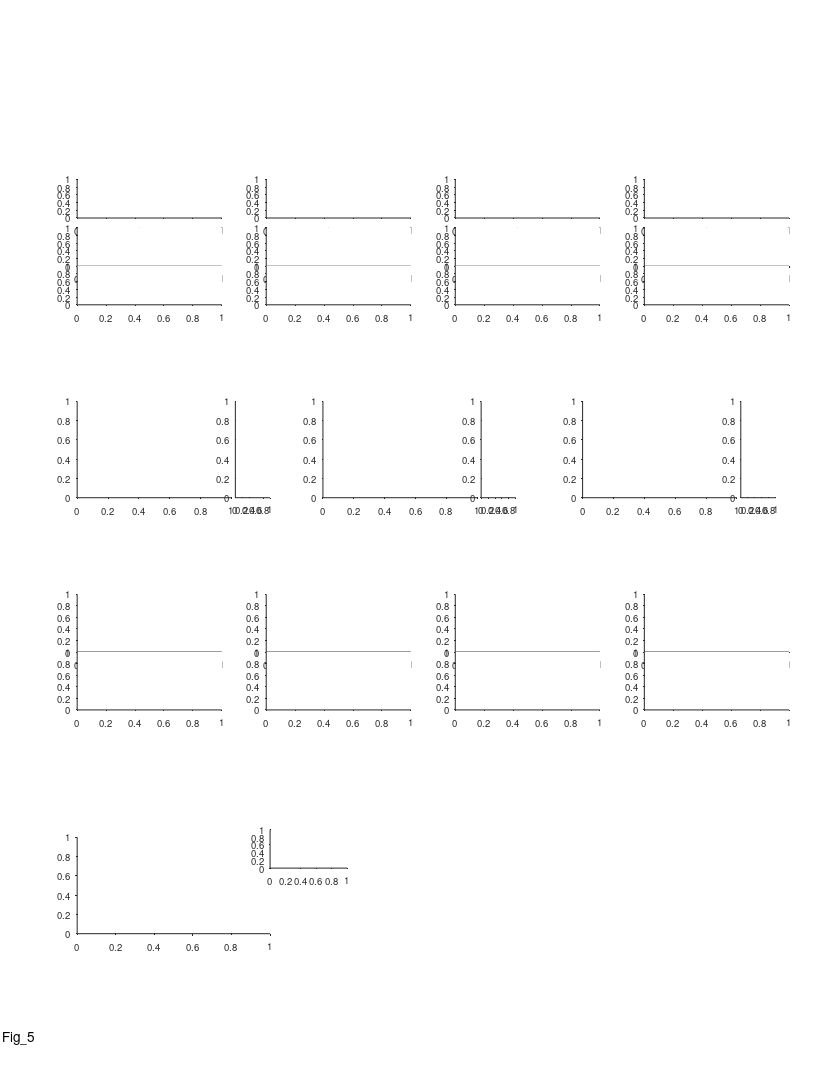

Source code (MATLAB): (Note: this script raises an error after producing the figure.)
%% Large Scale - fig 5 - maps properties vs exposure days + dynamic examples

%%
clear 
clc

%%
fig_data = struct();

%% plotting options
field_speed_opt = 1;
% corr_type = 'pearson';
corr_type = 'spearman';

dynamic_examples_option = 5;
rng(0);

%% define output files
res_dir = 'L:\paper_figures';
mkdir(res_dir)
fig_name_str = 'Fig_5';
fig_caption_str = ' ';
log_name_str = [fig_name_str '_log_file' '.txt'];
log_name_str = strrep(log_name_str , ':', '-');
log_name_str = strrep(log_name_str , ' ', '_');
log_name_out = fullfile(res_dir, log_name_str);

%% open log file
diary off
diary(log_name_out)
diary on
disp('Log file');
disp(['created: ', datestr(clock)]);
disp('======================================================');
disp([fig_name_str ':' fig_caption_str]);   
disp('======================================================');
disp('');


%% create figure
% figure_size_cm = [21.0 29.7]; % ~A4
figure_size_cm = [21.6 27.9]; % ~US letter
figure ;
% Some WYSIWYG options:
set(gcf,'DefaultAxesFontSize',7);
set(gcf,'DefaultAxesFontName','helvetica');
set(gcf,'DefaultAxesUnits','centimeters');
set(gcf,'PaperType','usletter')
% set(gcf,'PaperType','<custom>');
set(gcf,'PaperUnits','centimeters','PaperPosition',[0 0 figure_size_cm]);
set(gcf,'PaperOrientation','portrait');
set(gcf,'Units','centimeters','Position',get(gcf,'paperPosition')+[0 0 0 0]); % position on screen...
set(gcf, 'Renderer', 'painters');
set(groot, 'defaultAxesTickDir', 'out');
set(groot,  'defaultAxesTickDirMode', 'manual');
annotation('textbox', [0.5 1 0 0], 'String',fig_name_str, 'HorizontalAlignment','center','Interpreter','none', 'FitBoxToText','on');

pause(0.2); % workaround to solve matlab automatically changing the axes positions...

% create panels
panel_A_size_raster = [3.75 1];
panel_A_size_FR_map = [3.75 1];
panel_A_pos = [2 20];
panel_A = [];
for ii=1:4    
    offset_x = (ii-1)*4.9;
    offset_y = 0;
    offset = panel_A_pos + [offset_x offset_y];
    panel_A(ii,1) = axes('units', 'centimeters', 'position', [offset+[0 2.25] panel_A_size_FR_map]);
    panel_A(ii,2) = axes('units', 'centimeters','position', [offset+[0 1   ] panel_A_size_raster]);
    panel_A(ii,3) = axes('units', 'centimeters','position', [offset+[0 0   ] panel_A_size_raster]);
end
% % panel_A = permute(panel_A,[2 1 3]);
% panel_A = panel_A(:,3:-1:1,:);
% panel_A = reshape(panel_A,[9 3]);

panels_size = [4 2.5];
panel_B    = axes('position', [ 2.0  15  panels_size           ]);
panel_C    = axes('position', [ 8.37  15  panels_size           ]);
panel_D = axes('position', [ 15.1  15  panels_size              ]);
panels_size = [0.9 2.5];
panel_B_cmp    = axes('position', [ 6.1  15  panels_size           ]);
panel_C_cmp    = axes('position', [ 12.47  15  panels_size           ]);
panel_D_cmp = axes('position', [ 19.2  15  panels_size              ]);

panel_E_size_raster = [3.75 1.5];
panel_E_pos = [2 9.5];
panel_E = [];
for ii=1:4    
    offset_x = (ii-1)*4.9;
    offset_y = 0;
    offset = panel_E_pos + [offset_x offset_y];
    panel_E(ii,1) = axes('position', [offset+[0 1.5   ] panel_E_size_raster]);
    panel_E(ii,2) = axes('position', [offset+[0 0   ] panel_E_size_raster]);
end

panel_F = axes('position', [ 2.0    3.7     5     2.5 ]);
panel_F_legend = axes('position', [ 7.0    5.4     2     1 ]);
% panel_G = axes('position', [ 8.5    4.3     2     2.5 ]);

%%
% prm = PARAMS_GetAll();
prm = PARAMS_GetAll__shir_version();

%% load data
addpath('L:\processed_data_structs');
%load 6m data:
cells_6m = load('cells_bat_6m.mat');
cells_6m = cells_6m.cells;
% remove non-signif cells:
signif = cat(1,cells_6m.signif_6m);
signif = arrayfun(@(x)(x.TF), signif);
signif = any(signif,2);
cells_6m(~signif) = [];

%load 200m data:
cells_200m = load('cells_bat_200m.mat');
cells_200m = cells_200m.cells;

% %%
% prm = PARAMS_GetAll();
% cells_t = DS_get_cells_summary();
% bats = [2311,2382];
% cells_t(~ismember(cells_t.bat, bats ),:) = [];
% cells_t([cells_t.remove]==1,:) = []; %cells chosen to remove because of repititions between days
% cells = cellfun(@(c)(cell_load_data(c,'details')), cells_t.cell_ID, 'UniformOutput',0);
% cells = [cells{:}];
% cells = [cells.details];
% cells(~contains({cells.brain_area}, 'CA1')) = [];
% cells(ismember([cells.DayNum], [0])) = []; %take only from day1 and on data
% cells(~ismember([cells.ClusterQuality], [2])) = [];
% % remove cells based on FR:
% cells = cellfun(@(c)(cell_load_data(c,'details','meanFR')), {cells.cell_ID}, 'UniformOutput',0);
% cells = [cells{:}];
% cells_details = [cells.details];
% cells_ID = {cells_details.cell_ID};
% meanFR = [cells.meanFR];
% cells_ID([meanFR.all]>prm.inclusion.interneuron_FR_thr)=[];
% % remove non-signif cells:
% cells = cellfun(@(c)(cell_load_data(c,'details','signif')), cells_ID, 'UniformOutput',0);
% cells = [cells{:}];
% signif = cat(1,cells.signif);
% signif = arrayfun(@(x)(x.TF), signif);
% signif = any(signif,2);
% cells_ID(~signif) = [];
% 
% clear cells stats cells_details cells_t
% cells = cellfun(@(c)(cell_load_data(c,'details','stats','meanFR','stats','inclusion','signif','fields','fields_per_win','FR_map','FE')), cells_ID, 'UniformOutput',0);
% cells = [cells{:}];
% for ii_cell = 1:length(cells)
%     exp = exp_load_data(cells(ii_cell).details.exp_ID,'balls');
%     cells(ii_cell).balls = exp.balls;
% end
% save('Cells_130m.mat','cells');

%%
cells_130m = load('cells_bat_130m.mat');
cells_130m = cells_130m.cells;
cells_130m_IDs = arrayfun(@(x)(x.cell_ID), cat(1,cells_130m.details), 'UniformOutput', false);



%% FR map + rasters - 4 examples

cell_examples = {
    'b2311_d191218_TT3_SS02';
    'b2382_d190624_TT13_SS03';
    'b2382_d190627_TT13_SS02';
    'b2311_d191224_TT7_SS01'};

if 1
for ii_cell = 1:length(cell_examples)
    %%
    example_IX = find(strcmp(cells_130m_IDs,cell_examples{ii_cell}));
    cell = cells_130m(example_IX);
    
%     cell_ID = cell_examples{ii_cell};
%     cell = cell_load_data(cell_ID,'details','FR_map','fields','stats','FE');
%     exp = exp_load_data(cell.details.exp_ID,'balls');
    
    c = prm.graphics.colors.flight_directions;
    
    % map+fields
    axes(panel_A(ii_cell, 1));
    cla
    hold on
    maps=[cell.FR_map.all];
    x = maps(1).bin_centers;
    y = cat(1,maps.PSTH);
    m = round(max(y(:)));
    ylimits = [0 m+1];
    % low-speed area
    area_lowerval = ylimits(1) - 0.23*range(ylimits);
    area_upperval = ylimits(1) - 1e-2*range(ylimits);
    valid_speed_pos = prm.fields.valid_speed_pos+cell.balls;
    area([cell.balls(1) valid_speed_pos(1)]    , repelem(area_upperval,2), area_lowerval, 'FaceColor',0.7*[1 1 1],'EdgeColor','none','ShowBaseLine','off','Clipping','off');
    area([  valid_speed_pos(2) max(cell.balls(2),130)], repelem(area_upperval,2), area_lowerval, 'FaceColor',0.7*[1 1 1],'EdgeColor','none','ShowBaseLine','off','Clipping','off');
    
%     valid_speed_pos = prm.fields.valid_speed_pos+exp.balls;
% %     area([4 valid_speed_pos(1)]    , repelem(area_upperval,2), area_lowerval, 'FaceColor',0.7*[1 1 1],'EdgeColor','none','ShowBaseLine','off','Clipping','off');
% %     area([  valid_speed_pos(2) 135], repelem(area_upperval,2), area_lowerval, 'FaceColor',0.7*[1 1 1],'EdgeColor','none','ShowBaseLine','off','Clipping','off');
%     area([exp.balls(1) valid_speed_pos(1)]    , repelem(area_upperval,2), area_lowerval, 'FaceColor',0.7*[1 1 1],'EdgeColor','none','ShowBaseLine','off','Clipping','off');
%     area([  valid_speed_pos(2) max(exp.balls(2),130)], repelem(area_upperval,2), area_lowerval, 'FaceColor',0.7*[1 1 1],'EdgeColor','none','ShowBaseLine','off','Clipping','off');
%     
    h=plot(x,y);
    [h.Color] = disperse(c);
    box off
    h=gca;
    h.TickDir = 'out';
    h.XTick = [];
    h.YTick = [0 m];
    h.YLim = ylimits;
    h.XLim = [0 130];
    h.YRuler.TickLabelGapOffset = 1;
    h.Clipping = 'off';
        
    fig_data.panel_A.cells(ii_cell).maps(1).position = x;
    fig_data.panel_A.cells(ii_cell).maps(2).position = x;
    fig_data.panel_A.cells(ii_cell).maps(1).FR = y(1,:);
    fig_data.panel_A.cells(ii_cell).maps(2).FR = y(2,:);
    
    % fields
    dir_offsets = [-0.1 -0.17]+0.015;
    for ii_dir=1:2
        fields = cell.fields{ii_dir};
        if isfield(fields,'in_low_speed_area')
            fields([fields.in_low_speed_area])=[];
        end
        if isempty(fields)
            fig_data.panel_A.cells(ii_cell).fields_edges{ii_dir} = [];
        else 
            fig_data.panel_A.cells(ii_cell).fields_edges{ii_dir} = cat(1,fields.edges_prc);
        end
        for ii_field = 1:length(fields)
            
            [xaf,yaf] = ds2nfu(fields(ii_field).edges_prc, repelem(dir_offsets(ii_dir)*range(h.YLim),2));
            annotation('line',xaf,yaf,'Linewidth', 2, 'Color', c{ii_dir});
        end
    end
    
    
    % cell details
    cell_num_str_pos_x   = [0.50 0.50 0.50 0.50];
    cell_num_str_pos_y   = [1.05 1.05 1.05 1.05];
    cell_stats_str_pos_x = [0.75 0.93 0.95 0.90];
    cell_stats_str_pos_y = [1.00 1.05 1.00 1.00]+0.05;
    text(cell_num_str_pos_x(ii_cell), cell_num_str_pos_y(ii_cell), "Cell "+ ii_cell+" - Day "+cell.details.DayNum,...
        'Units','normalized','HorizontalAlignment','center','VerticalAlignment','bottom','FontSize',8);
%     h = text(cell_num_str_pos_x(ii_cell), cell_num_str_pos_y(ii_cell), cell_ID+" - Day "+cell.details.DayNum,...
%         'Units','normalized','HorizontalAlignment','center','VerticalAlignment','bottom','FontSize',8);
%     h.Interpreter='none';
    switch ii_cell
        case {1,2,3,4}
            cell_stats_str = {  sprintf('max=%.1fm', cell.stats.all.field_largest);...
                                sprintf('min=%.1fm', cell.stats.all.field_smallest);...
                                sprintf('ratio=%.1f', cell.stats.all.field_ratio_LS);...
                                %sprintf('Iso dis=%.1f', cell.stats.all.IsoDist);...
                             };
            text(cell_stats_str_pos_x(ii_cell), cell_stats_str_pos_y(ii_cell)-0*0.23, cell_stats_str{1},...
                'Units','normalized','HorizontalAlignment','center','VerticalAlignment','Top','FontSize',6);
            text(cell_stats_str_pos_x(ii_cell), cell_stats_str_pos_y(ii_cell)-1*0.23, cell_stats_str{2},...
                'Units','normalized','HorizontalAlignment','center','VerticalAlignment','Top','FontSize',6);
            text(cell_stats_str_pos_x(ii_cell), cell_stats_str_pos_y(ii_cell)-2*0.23, cell_stats_str{3},...
                'Units','normalized','HorizontalAlignment','center','VerticalAlignment','Top','FontSize',6);
%             text(cell_stats_str_pos_x(ii_cell), cell_stats_str_pos_y(ii_cell)-3*0.23, cell_stats_str{4},...
%                 'Units','normalized','HorizontalAlignment','center','VerticalAlignment','Top','FontSize',6);
        case 9
            cell_stats_str = {  sprintf('single field=%.1fm', cell.fields{1}.width_prc) };
            text(cell_stats_str_pos_x(ii_cell), cell_stats_str_pos_y(ii_cell)-0*0.23, cell_stats_str{1},...
                'Units','normalized','HorizontalAlignment','center','VerticalAlignment','Top','FontSize',6);
    end
    
    % rasters
    FEs = [cell.FE];
    for ii_dir=1:2
        axes(panel_A(ii_cell, ii_dir+1));
        cla
        FE = FEs{ii_dir};
        x = [FE.spikes_pos];
        [FE.number2] = disperse(1:length(FE));
        y = arrayfun(@(FE)(FE.number2*ones(1,FE.num_spikes)),FE,'UniformOutput',0);
        y = [y{:}];
        plot(x,y,'.','Color',c{ii_dir},'MarkerSize',0.05);
        box off
        h=gca;
        m = length(FE);
        h.YTick = [1 m];
        h.XLim = [0 130];
        h.YLim = [0 m+1];
        h.Clipping = 'off';
        switch ii_dir
            case 1
                h.XTick = [];
                h.YTickLabel = {'',num2str(m)};
                h.TickLength = [0.0133 0.025];
                h.YRuler.TickLabelGapOffset = 1;
                h.XColor = [1 1 1];
            case 2
                h.XTick = [0,130];
                h.TickLength = [0.0133 0.025];
                h.XRuler.TickLabelGapOffset = -1;
                h.YRuler.TickLabelGapOffset = 1;
                h.YTickLabel = {'1',num2str(m)};
                h.TickDir = 'out';
        end
        fig_data.panel_A.cells(ii_cell).rasters(ii_dir).position = x;
        fig_data.panel_A.cells(ii_cell).rasters(ii_dir).flight_num = y;
    end
    % fields num (here to be above the 
    for ii_dir=1:2
        fields = cell.fields{ii_dir};
        if isfield(fields,'in_low_speed_area')
            fields([fields.in_low_speed_area])=[];
        end
        dir_offsets =2.05+[0.18 0];
        text(1.07, dir_offsets(ii_dir), num2str(length(fields)), 'Units','normalized', 'Color', c{ii_dir},...
            'HorizontalAlignment','right', 'VerticalAlignment','middle','FontSize',6);
    end
end

%% add x/y labels for specific panels
for ii = [1 2 3 4]
    axes(panel_A(ii, 3));
    xlabel('Position (m)', 'Units','normalized','Position',[0.5 -0.15]);
end
for ii = [1]
    axes(panel_A(ii, 3));
%     ylabel('Time (min)',   'Units','normalized','Position',[-0.1 1]);
    ylabel('Flight no.',   'Units','normalized','Position',[-0.15 1]);
    axes(panel_A(ii, 1));
    ylabel({'Firing rate';'(Hz)'},   'Units','normalized','Position',[-0.1 0.42]);
end
axes(panel_A(1, 1));
text(-0.33,1.8, 'A', 'Units','normalized','FontWeight','bold');
text(0,1.8, 'Examples of multi-scale coding in the first days of exposure to the tunnel',...
    'Units','normalized','FontWeight','bold');

%% add direction arrows
arrow_x = 0.85 +[0 0.05];
arrow_y = repelem(0.9111,2);
clear h
h(1)=annotation('arrow',arrow_x,      arrow_y+0.008,  'Color', prm.graphics.colors.flight_directions{1});
h(2)=annotation('arrow',flip(arrow_x),arrow_y      ,  'Color', prm.graphics.colors.flight_directions{2});
[h.HeadWidth] = disperse([5 5]);
[h.HeadLength] = disperse([5 5]);

end







% % % % % % % % % % % % % % % % % % % % % % % % % % % % % % % % % % % % % % 
%% add day num data

day_num_perCell = arrayfun(@(x)(x.DayNum), cat(1,cells_130m.details));
bat_num_perCell = arrayfun(@(x)(x.bat), cat(1,cells_130m.details));
day_num_perCell_perDir = [day_num_perCell day_num_perCell];
day_num_perCell_perDir = day_num_perCell_perDir(:);

day_bin_size = 5;
bin_edges = (0:day_bin_size:max(day_num_perCell)+day_bin_size) + 0.5;
[~,~,day_bin_perCell] = histcounts(day_num_perCell,bin_edges);
[~,~,day_bin_perCell_perDir] = histcounts(day_num_perCell_perDir,bin_edges);

Daylimits = [0, max(day_num_perCell)+1]; 

%% revision edit - test directionality vs. days
signif = arrayfun(@(x)(x.TF), cat(1,cells_130m.signif));
signif = all(signif,2);
cells = cells_130m(signif);
FR_maps_all = cat(1,cells.FR_map);
FR_maps_all = reshape([FR_maps_all.all],size(FR_maps_all,1),size(FR_maps_all,2),[]);
M = cat(1,FR_maps_all.PSTH);
M = reshape(M,size(FR_maps_all,1),size(FR_maps_all,2),[]);
ccc = corr(squeeze(M(:,1,:))', squeeze(M(:,2,:))' ,'rows', 'pairwise');
ccc = diag(ccc);
x = day_num_perCell(signif);
y = ccc;
[rho,rho_pval] = corr(x,y,'type','Spearman');

fprintf('Directionality vs. days:\n')
fprintf('rho = %.2f\n',rho);
fprintf('p = %.2f\n',rho_pval);

% figure
% plot(x, y,'o');
% xlabel('Days');
% ylabel('directionality (maps corr)');
% text(0.1,0.85,sprintf('rho = %.2f',rho),'Units','normalized');
% text(0.1,0.8,sprintf('P = %.g',rho_pval),'Units','normalized');
% title('Directionality vs. days of exposure')


%% panel B - field count vs days
% figure
axes(panel_B);
cla
hold on
text(-0.3125,1.1, 'B', 'Units','normalized','FontWeight','bold');
text(0,1.35, 'Population: Stability of multi-scale coding across weeks, starting from day 1 in the tunnel',...
    'Units','normalized','FontWeight','bold');

signif = arrayfun(@(x)(x.TF), cat(1,cells_130m.signif));
n_fields = arrayfun(@(x)([x.dir.field_num]), cat(1,cells_130m.stats),'UniformOutput',0);
n_fields = cat(1,n_fields{:});
n_fields(~signif) = nan;
n_fields = n_fields(:);

jitter_value_y = 0.3;
jitter_value_x = 0.5;
n_fields_jitter = n_fields + jitter_value_y*(2*rand([length(n_fields),1])-1);
day_num_perCell_perDir_jitter = day_num_perCell_perDir + jitter_value_x*(2*rand([length(day_num_perCell_perDir),1])-1);
p = plot(day_num_perCell_perDir_jitter, n_fields_jitter, '.');
p.Color = 0.65*[1 1 1];

nan_IX = isnan(n_fields);
fig_data.panel_B.day = day_num_perCell_perDir(~nan_IX)';
fig_data.panel_B.number_of_fields_per_direction = n_fields(~nan_IX)';

day_bins = day_bin_perCell_perDir;
day_num_perCell_perDir_tmp = day_num_perCell_perDir;
day_num_perCell_perDir_tmp(isnan(n_fields),:) = [];
day_bins(isnan(n_fields),:) = [];
n_fields(isnan(n_fields)) = [];
[day_groups, day_bins] = findgroups(day_bins);
day_groups_stat = splitapply(@(x) [mean(x) std(x)],n_fields, day_groups);
day_num = day_bins*day_bin_size - (day_bin_size/2) + 0.5;
errorbar(day_num, day_groups_stat(:,1),day_groups_stat(:,2),'k','CapSize',2,'LineWidth',1);

ylabel({'No. of fields', 'per direction'},'Units','normalized','Position',[-0.15 0.5]);
xlabel('Day','Units','normalized','Position',[0.5 -0.18]);
ha = gca;
ha.YLim = [0,20];
ha.XLim = Daylimits;
ha.XTick = [0:10:30];
ha.YTick = [5 10 15 20];
% ha.YTickLabel = {'10 ^0';'10 ^1';'10 ^2'};
ha.TickDir='out';
ha.TickLength = [0.02 0.02];
ha.XRuler.TickLabelGapMultiplier = -0.3;
ha.YRuler.TickLabelGapMultiplier = 0.001;

[rho,p_val] = corr(n_fields,day_num_perCell_perDir_tmp,'type',corr_type);
text(0.96,1.05, ['\rho' sprintf(' = %.02f',rho)],'Units','normalized','FontSize',7,'HorizontalAlignment','right');
text(0.96,0.92, sprintf('P = %.02f',p_val),'Units','normalized','FontSize',7,'HorizontalAlignment','right');
text(0.05,0.95, sprintf('n = %d',length(n_fields)),'Units','normalized','FontSize',7,'HorizontalAlignment','left');

%% panel B - compare field count
axes(panel_B_cmp);
cla
hold on

nFields_200m = nan(2,length(cells_200m));
for ii_dir = 1:2
    for ii_cell = 1:length(cells_200m)
        cell = cells_200m(ii_cell);
        % check signif per direction
        if ~cell.signif(ii_dir).TF
            continue;
        end
        nFields_200m(ii_dir,ii_cell) = cell.stats.dir(ii_dir).field_num;
    end
end
nFields_130m = nan(2,length(cells_130m));
for ii_dir = 1:2
    for ii_cell = 1:length(cells_130m)
        cell = cells_130m(ii_cell);
        % check signif per direction
        if ~cell.signif(ii_dir).TF
            continue;
        end
        nFields_130m(ii_dir,ii_cell) = cell.stats.dir(ii_dir).field_num;
    end
end
nFields_6m = nan(2,length(cells_6m));
for ii_dir = 1:2
    for ii_cell = 1:length(cells_6m)
        cell = cells_6m(ii_cell);
        % check signif per direction
        if ~cell.signif_6m(ii_dir).TF
            continue;
        end
        nFields_6m(ii_dir,ii_cell) = cell.stats_6m.dir(ii_dir).field_num;
    end
end

y_bar = [nanmean(nFields_6m(:)), nanmean(nFields_130m(:)), nanmean(nFields_200m(:))];
sem_bar = [nanstd(nFields_6m(:)), nanstd(nFields_130m(:)), nanstd(nFields_200m(:))]./ ...
    sqrt([length(~isnan(nFields_6m(:))), length(~isnan(nFields_130m(:))), length(~isnan(nFields_200m(:)))]);
hb = bar([1,2,3],y_bar);
hb.FaceColor = 'flat';
hb.CData = [0.65 0.65 0.65];
he=errorbar([1,2,3],y_bar, sem_bar);
he.CapSize = 2;
he.LineWidth = 1;
he.LineStyle = 'none';
he.Color = 'k';
h=gca;
h.XTick = [0.85,1.85,2.9];
h.XTickLabels = {'  6m','130m','200m'};
h.XTickLabelRotation = 90;
ylimits = [0,20];
h.YLim = ylimits;
% h.YTick = ylimits;
h.XLim = [0.25,3.75];
h.TickLength = [0.01 0.01];
h.XAxis.TickLength = [0 0];
h.XRuler.TickLabelGapMultiplier = -0.001;
h.YRuler.TickLabelGapMultiplier = 0.001;
h.YTick = [];
h.YColor = 'none';


%% panel C - field size vs days
% figure
axes(panel_C);
cla
hold on
text(-0.25,1.1, 'C', 'Units','normalized','FontWeight','bold');
fields_size = [];
day_num_fields = [];
for ii_dir = 1:2
    for ii_cell = 1:length(cells_130m)
        cell = cells_130m(ii_cell);
        if ~cell.signif(ii_dir).TF % check signif per direction
            continue;
        end
        fields = cell.fields{ii_dir};
        fields([fields.in_low_speed_area]) = []; % remove fields in low speed area
        fields_size = [fields_size fields.width_prc];
        day_num_fields = [day_num_fields cell.details.DayNum*ones(1,length(fields))];
    end
end

jitter_value_x = 0.5;
day_num_fields_jitter = day_num_fields + jitter_value_x*(2*rand([1,length(day_num_fields)])-1);
p = plot(day_num_fields_jitter, fields_size, '.');
p.Color = 0.65*[1 1 1];

fig_data.panel_C.day = day_num_fields;
fig_data.panel_C.fields_size = fields_size;

[~,~,day_bin_perField] = histcounts(day_num_fields,bin_edges);
[day_groups, day_bins] = findgroups(day_bin_perField);
day_groups_stat = splitapply(@(x) [mean(x) std(x)],fields_size', day_groups');
day_num = day_bins*day_bin_size - (day_bin_size/2) + 0.5;
errorbar(day_num, day_groups_stat(:,1),day_groups_stat(:,2),'k','CapSize',2,'LineWidth',1);

ylabel('Field size (m)','Units','normalized','Position',[-0.15 0.5])
xlabel('Day','Units','normalized','Position',[0.5 -0.18]);
ha = gca;
ha.XLim = Daylimits;
ha.YLim = [0 25];
ha.XTick = [0:10:30];
ha.YTick = [5 10 15 20 25];
ha.TickDir='out';
ha.TickLength = [0.02 0.02];
ha.XRuler.TickLabelGapMultiplier = -0.3;
ha.YRuler.TickLabelGapMultiplier = 0.001;

[rho,p_val] = corr(fields_size',day_num_fields','type',corr_type);
text(0.96,1.05, ['\rho' sprintf(' = %.02f',rho)],'Units','normalized','FontSize',7,'HorizontalAlignment','right');
text(0.96,0.92, sprintf('P = %.02f',p_val),'Units','normalized','FontSize',7,'HorizontalAlignment','right');
text(0.05,0.95, sprintf('n = %d',length(fields_size)),'Units','normalized','FontSize',7,'HorizontalAlignment','left');

% save( fullfile(res_dir,'pop_dist_fields_size'), 'fields_size');

%% panel C - field size compare setups
axes(panel_C_cmp);
cla
hold on

fields_size_200m = [];
for ii_dir = 1:2
    for ii_cell = 1:length(cells_200m)
        cell = cells_200m(ii_cell);
        if ~cell.signif(ii_dir).TF % check signif per direction
            continue;
        end
        fields = cell.fields{ii_dir};
        fields([fields.in_low_speed_area]) = []; % remove fields in low speed area
        fields_size_200m = [fields_size_200m fields.width_prc];
    end
end

fields_size_130m = [];
for ii_dir = 1:2
    for ii_cell = 1:length(cells_130m)
        cell = cells_130m(ii_cell);
        if ~cell.signif(ii_dir).TF % check signif per direction
            continue;
        end
        fields = cell.fields{ii_dir};
        fields([fields.in_low_speed_area]) = []; % remove fields in low speed area
        fields_size_130m = [fields_size_130m fields.width_prc];
    end
end

fields_size_6m = [];
for ii_dir = 1:2
    for ii_cell = 1:length(cells_6m)
        cell = cells_6m(ii_cell);
        if ~cell.signif_6m(ii_dir).TF % check signif per direction
            continue;
        end
        fields = cell.fields_6m{ii_dir};
        fields([fields.in_low_speed_area]) = []; % remove fields in low speed area
        fields_size_6m = [fields_size_6m fields.width_prc];
    end
end

y_bar = [mean(fields_size_6m), mean(fields_size_130m), mean(fields_size_200m)];
sem_bar = [std(fields_size_6m), std(fields_size_130m), std(fields_size_200m)]./ ...
    sqrt([length(fields_size_6m), length(fields_size_130m), length(fields_size_200m)]);
hb = bar([1,2,3],y_bar);
hb.FaceColor = 'flat';
hb.CData = [0.65 0.65 0.65];
he=errorbar([1,2,3],y_bar, sem_bar);
he.CapSize = 2;
he.LineWidth = 1;
he.LineStyle = 'none';
he.Color = 'k';
h=gca;
h.XTick = [0.85,1.85,2.9];
h.XTickLabels = {'  6m','130m','200m'};
h.XTickLabelRotation = 90;
ylimits = [0,25];
h.YLim = ylimits;
% h.YTick = ylimits;
h.XLim = [0.25,3.75];
h.TickLength = [0.01 0.01];
h.XAxis.TickLength = [0 0];
h.XRuler.TickLabelGapMultiplier = -0.001;
h.YRuler.TickLabelGapMultiplier = 0.001;
h.YTick = [];
h.YColor = 'none';

%% panel D - field ratio (largest/smallest)
axes(panel_D);
cla
hold on
text(-0.31,1.1, 'D', 'Units','normalized','FontWeight','bold');
LS_field_ratio_all = nan(1,length(cells_130m));
LS_field_ratio_dir = nan(2,length(cells_130m));
for ii_cell = 1:length(cells_130m)
    cell = cells_130m(ii_cell);
    % pooled stats - check at least one direction is signif
    if any([cell.signif.TF])
        LS_field_ratio_all(ii_cell) = cell.stats.all.field_ratio_LS;
    end
    % per dir stats - check signif per direction
    for ii_dir = 1:2
        if cell.signif(ii_dir).TF 
            LS_field_ratio_dir(ii_dir,ii_cell) = cell.stats.dir(ii_dir).field_ratio_LS;
        end
    end
end
jitter_value_x = 0.5;
day_num_perCell_jitter = day_num_perCell + jitter_value_x*(2*rand([length(day_num_perCell),1])-1);
p = plot(day_num_perCell_jitter, LS_field_ratio_all,'.');
p.Color = 0.65*[1 1 1];

fig_data.panel_D.day = day_num_perCell';
fig_data.panel_D.fields_size_ratio = LS_field_ratio_all;

day_bins = day_bin_perCell;
day_num_perCell_tmp = day_num_perCell;
day_num_perCell_tmp(isnan(LS_field_ratio_all),:) = [];
day_bins(isnan(LS_field_ratio_all),:) = [];
LS_field_ratio_all(isnan(LS_field_ratio_all)) = [];
[day_groups, day_bins] = findgroups(day_bins);
day_groups_stat = splitapply(@(x) [mean(x) std(x)],LS_field_ratio_all', day_groups);
day_num = day_bins*day_bin_size - (day_bin_size/2) + 0.5;
errorbar(day_num, day_groups_stat(:,1),day_groups_stat(:,2),'k','CapSize',2,'LineWidth',1);

ha=gca;
ha.XLim = Daylimits;
ha.YLim = [0 10];
ha.XTick = [0:10:30];
ha.YTick = [2:2:10];
ha.TickDir='out';
ha.TickLength = [0.02 0.02];
ha.XRuler.TickLabelGapMultiplier = -0.3;
ha.YRuler.TickLabelGapMultiplier = 0.001;
ylabel({'Field size ratio';'largest/smallest'},'Units','normalized','Position',[-0.14 0.5]);
xlabel('Day','Units','normalized','Position',[0.5 -0.18]);

[rho,p_val] = corr(LS_field_ratio_all',day_num_perCell_tmp,'type',corr_type);
text(0.96,1.05, ['\rho' sprintf(' = %.02f',rho)],'Units','normalized','FontSize',7,'HorizontalAlignment','right');
text(0.96,0.92, sprintf('P = %.02f',p_val),'Units','normalized','FontSize',7,'HorizontalAlignment','right');
text(0.05,0.95, sprintf('n = %d',length(LS_field_ratio_all)),'Units','normalized','FontSize',7,'HorizontalAlignment','left');

%% panel D - field ratio compare setups
axes(panel_D_cmp);
cla
hold on

LS_ratio_all_200m = nan(1,length(cells_200m));
LS_ratio_dir_200m = nan(2,length(cells_200m));
for ii_cell = 1:length(cells_200m)
    cell = cells_200m(ii_cell);
    % pooled stats - check at least one direction is signif
    if any([cell.signif.TF])
        LS_ratio_all_200m(ii_cell) = cell.stats.all.field_ratio_LS;
    end
    % per dir stats - check signif per direction
    for ii_dir = 1:2
        if cell.signif(ii_dir).TF 
            LS_ratio_dir_200m(ii_dir,ii_cell) = cell.stats.dir(ii_dir).field_ratio_LS;
        end
    end
end

LS_ratio_all_130m = nan(1,length(cells_130m));
LS_ratio_dir_130m = nan(2,length(cells_130m));
for ii_cell = 1:length(cells_130m)
    cell = cells_130m(ii_cell);
    % pooled stats - check at least one direction is signif
    if any([cell.signif.TF])
        LS_ratio_all_130m(ii_cell) = cell.stats.all.field_ratio_LS;
    end
    % per dir stats - check signif per direction
    for ii_dir = 1:2
        if cell.signif(ii_dir).TF 
            LS_ratio_dir_130m(ii_dir,ii_cell) = cell.stats.dir(ii_dir).field_ratio_LS;
        end
    end
end

LS_ratio_all_6m = nan(1,length(cells_6m));
LS_ratio_dir_6m = nan(2,length(cells_6m));
for ii_cell = 1:length(cells_6m)
    cell = cells_6m(ii_cell);
    % pooled stats - check at least one direction is signif
    if any([cell.signif_6m.TF])
        LS_ratio_all_6m(ii_cell) = cell.stats_6m.all.field_ratio_LS;
    end
    % per dir stats - check signif per direction
    for ii_dir = 1:2
        if cell.signif_6m(ii_dir).TF 
            LS_ratio_dir_6m(ii_dir,ii_cell) = cell.stats_6m.dir(ii_dir).field_ratio_LS;
        end
    end
end

y_bar = [nanmean(LS_ratio_all_6m), nanmean(LS_ratio_all_130m), nanmean(LS_ratio_all_200m)];
sem_bar = [nanstd(LS_ratio_all_6m), nanstd(LS_ratio_all_130m), nanstd(LS_ratio_all_200m)]./ ...
    sqrt([length(~isnan(LS_ratio_all_6m)), length(~isnan(LS_ratio_all_130m)), length(~isnan(LS_ratio_all_200m))]);
hb = bar([1,2,3],y_bar);
hb.FaceColor = 'flat';
hb.CData = [0.65 0.65 0.65];
he=errorbar([1,2,3],y_bar, sem_bar);
he.CapSize = 2;
he.LineWidth = 1;
he.LineStyle = 'none';
he.Color = 'k';
h=gca;
h.XTick = [0.85,1.85,2.9];
h.XTickLabels = {'  6m','130m','200m'};
h.XTickLabelRotation = 90;
ylimits = [0,10];
h.YLim = ylimits;
% h.YTick = ylimits;
h.XLim = [0.25,3.75];
h.TickLength = [0.01 0.01];
h.XAxis.TickLength = [0 0];
h.XRuler.TickLabelGapMultiplier = -0.001;
h.YRuler.TickLabelGapMultiplier = 0.001;
h.YTick = [];
h.YColor = 'none';

%% Panel E: FR map + rasters - 3 examples of dynamic during sessions

cell_examples = {
    'b2382_d190623_TT13_SS05';
    'b2311_d191220_TT3_SS01';
    'b2382_d190808_TT15_SS01';
    'b2382_d190808_TT15_SS04'};

for ii_cell = 1:length(cell_examples)
    %%
    example_IX = find(strcmp(cells_130m_IDs,cell_examples{ii_cell}));
    cell = cells_130m(example_IX);
    
%     cell_ID = cell_examples{ii_cell};
%     cell = cell_load_data(cell_ID,'details','FR_map','fields','stats','FE');
%     exp = exp_load_data(cell.details.exp_ID,'balls');

    c = prm.graphics.colors.flight_directions;
    
    % rasters
    FEs = [cell.FE];
    for ii_dir=1:2
        axes(panel_E(ii_cell, ii_dir));
        cla
        FE = FEs{ii_dir};
        x = [FE.spikes_pos];
        pos_start = arrayfun(@(FE)(FE.pos(1)),FE,'UniformOutput',0);
        pos_end = arrayfun(@(FE)(FE.pos(end)),FE,'UniformOutput',0);
        pos_start_end = [[pos_start{:}]; [pos_end{:}]];
%         pos = [FE.pos];
%         [FE.number2] = disperse(1:length(FE));
%         y = arrayfun(@(FE)(FE.number2*ones(1,length(FE.pos))),FE,'UniformOutput',0);
%         y = [y{:}];
        y = [(1:length(FE)); (1:length(FE))];
%         plot(pos,y,'.','Color',0.93*[1 1 1],'MarkerSize',0.005)
        plot(pos_start_end,y,'-','Color',0.93*[1 1 1],'linewidth',0.5)
        hold on;
        
        [FE.number2] = disperse(1:length(FE));
        y = arrayfun(@(FE)(FE.number2*ones(1,FE.num_spikes)),FE,'UniformOutput',0);
        y = [y{:}];
        plot(x,y,'.','Color',c{ii_dir},'MarkerSize',0.05);
        box off
        h=gca;
        m = length(FE);
        h.YTick = [1 m];
        h.XLim = [0 130];
        h.YLim = [0 m+1];
        h.Clipping = 'off';
        switch ii_dir
            case 1
                h.XTick = [];
                h.YTickLabel = {'',num2str(m)};
                h.TickLength = [0.0133 0.025];
                h.YRuler.TickLabelGapOffset = 1;
            case 2
                h.XTick = [0,130];
                h.TickLength = [0.0133 0.025];
                h.XRuler.TickLabelGapOffset = -1;
                h.YRuler.TickLabelGapOffset = 1;
                h.YTickLabel = {'1',num2str(m)};
                h.TickDir = 'out';
        end
        fig_data.panel_E.cells(ii_cell).rasters(ii_dir).position = x;
        fig_data.panel_E.cells(ii_cell).rasters(ii_dir).flight_num = y;
    end
    % cell details
    cell_num_str_pos_x   = [0.50 0.50 0.50 0.50];
    cell_num_str_pos_y   = [2.05 2.05 2.05 2.05];
    cell_stats_str_pos_x = [0.90 0.90 0.90 0.90];
    cell_stats_str_pos_y = [1.10 1.10 1.10 1.10]+0.05;
    text(cell_num_str_pos_x(ii_cell), cell_num_str_pos_y(ii_cell), "Cell "+ (ii_cell+4) +" - Day "+cell.details.DayNum,...
        'Units','normalized','HorizontalAlignment','center','VerticalAlignment','bottom','FontSize',8);
%     h = text(cell_num_str_pos_x(ii_cell), cell_num_str_pos_y(ii_cell), cell_ID+" - Day "+cell.details.DayNum,...
%         'Units','normalized','HorizontalAlignment','center','VerticalAlignment','bottom','FontSize',8);
%     h.Interpreter='none';
    switch cell_examples{ii_cell}
        case 'b2382_d190808_TT15_SS01'
            axes(panel_E(ii_cell, 1));
            hax = gca;
            harr = annotation('arrow', [0 1],[0 1]);
            harr.Parent = hax;
            harr.LineStyle = 'none';
            harr.HeadLength = 5;
            harr.HeadWidth = 5;
            harr.X = 41 + [6 0];
            harr.Y = 12 + [9 0];
            
            axes(panel_E(ii_cell, 2));
            hax = gca;
            for ii_arrow = 1:2
                harr(ii_arrow) = annotation('arrow', [0 1],[0 1]);
                harr(ii_arrow).Parent = hax;
                harr(ii_arrow).LineStyle = 'none';
                harr(ii_arrow).HeadLength = 5;
                harr(ii_arrow).HeadWidth = 5;
            end
            harr(1).X = 47 + [0 6];
            harr(1).Y = 6 + [9 0];
            harr(2).X = 78 + [6 0];
            harr(2).Y = 8 + [9 0];
            
        case 'b2382_d190808_TT15_SS04'
            axes(panel_E(ii_cell, 1));
            hax = gca;
            harr = annotation('arrow', [0 1],[0 1]);
            harr.Parent = hax;
            harr.LineStyle = 'none';
            harr.HeadLength = 5;
            harr.HeadWidth = 5;
            harr.X = 46 + [0 6];
            harr.Y = 16 + [9 0];
            harrW = annotation('arrow', [0 1],[0 1]);
            harrW.Parent = hax;
            harrW.LineStyle = 'none';
            harrW.Color = [1 1 1];
            harrW.HeadLength = 2;
            harrW.HeadWidth = 2;
            harrW.X = 44.4 + [0 6];
            harrW.Y = 16.5 + [9 0];
            
        case 'b2382_d190623_TT13_SS05'
            axes(panel_E(ii_cell, 1));
            hax = gca;
            for ii_arrow = 1:3
                harr(ii_arrow) = annotation('arrow', [0 1],[0 1]);
                harr(ii_arrow).Parent = hax;
                harr(ii_arrow).LineStyle = 'none';
                harr(ii_arrow).HeadLength = 5;
                harr(ii_arrow).HeadWidth = 5;
            end
            harr(1).X = 116 + [0 6];
            harr(1).Y = 15 + [9 0];
            harr(2).X = 94 + [0 6];
            harr(2).Y = 16 + [9 0];
            harr(3).X = 119 + [6 0];
            harr(3).Y = 5 + [9 0];
            harrW = annotation('arrow', [0 1],[0 1]);
            harrW.Parent = hax;
            harrW.LineStyle = 'none';
            harrW.Color = [1 1 1];
            harrW.HeadLength = 2;
            harrW.HeadWidth = 2;
            harrW.X = 120.7 + [6 0];
            harrW.Y = 5.4 + [9 0];
                
            axes(panel_E(ii_cell, 2));
            hax = gca;
            harr = annotation('arrow', [0 1],[0 1]);
            harr.Parent = hax;
            harr.LineStyle = 'none';
            harr.HeadLength = 5;
            harr.HeadWidth = 5;
            harr.X = 22 + [6 0];
            harr.Y = 5 + [9 0];
            
        case 'b2311_d191220_TT3_SS01'
            axes(panel_E(ii_cell, 1));
            hax = gca;
            for ii_arrow = 1:2
                harr(ii_arrow) = annotation('arrow', [0 1],[0 1]);
                harr(ii_arrow).Parent = hax;
                harr(ii_arrow).LineStyle = 'none';
                harr(ii_arrow).HeadLength = 5;
                harr(ii_arrow).HeadWidth = 5;
            end
            harr(1).X = 21 + [0 6];
            harr(1).Y = 12 + [9 0];
            harr(2).X = 20 + [0 6];
            harr(2).Y = 34.5 + [9 0];
            harrW = annotation('arrow', [0 1],[0 1]);
            harrW.Parent = hax;
            harrW.LineStyle = 'none';
            harrW.Color = [1 1 1];
            harrW.HeadLength = 2;
            harrW.HeadWidth = 2;
            harrW.X = 18.4 + [0 6];
            harrW.Y = 35 + [9 0];
            
            axes(panel_E(ii_cell, 2));
            hax = gca;
            harr = annotation('arrow', [0 1],[0 1]);
            harr.Parent = hax;
            harr.LineStyle = 'none';
            harr.HeadLength = 5;
            harr.HeadWidth = 5;
            harr.X = 28 + [0 6];
            harr.Y = 6 + [9 0];
            
    end
end

%% add x/y labels for specific panels
for ii = [1 2 3 4]
    axes(panel_E(ii, 2));
    xlabel('Position (m)', 'Units','normalized','Position',[0.5 -0.1]);
end
for ii = [1]
    axes(panel_E(ii, 2));
    ylabel('Flight no.',   'Units','normalized','Position',[-0.15 1]);
end
axes(panel_E(1, 2));
text(-0.33,2.6, 'E', 'Units','normalized','FontWeight','bold');
text(0,2.6, 'Examples of within-day dynamics in spatial tuning',...
    'Units','normalized','FontWeight','bold');


%% Panel F,G: probability for appear/disappear segment
day_th1 = 2;
day_th2 = 4;
day_th3 = 6;
% day_th4 = 8;
field_size_th = 4.3;%median(fields_size);

count_seg_change = [];
count_seg_change_part1 = [];
count_seg_change_part2 = [];
count_seg_change_part3 = [];
count_seg_change_part4 = [];
% count_seg_change_part5 = [];
count_seg_change_small_fields = [];
count_seg_change_large_fields = [];
count_start_end_small_fields = [];
count_start_end_large_fields = [];

count_map_part1 = [];
count_map_part2 = [];
count_map_part3 = [];
count_map_part4 = [];
flight_ID_app = [];
flight_ID_dis = [];
flight_ID_part1 = [];
flight_ID_part2 = [];
flight_ID_part3 = [];
flight_ID_part4 = [];

n_small_fields = 0;
n_large_fields = 0;
count_map = 0;
for ii_cell = 1:length(cells_130m)
    cell_ID = cells_130m_IDs{ii_cell};
    cell = cells_130m(ii_cell);
%     cell = cell_load_data(cell_ID, 'details','stats','fields_per_win','FE');

    for ii_dir = 1:2
        field_num = cell.stats.dir(ii_dir).field_num;
        map_signif = cell.stats.dir(ii_dir).map_signif;
        if field_num>0 && map_signif
            count_map = count_map+1;
            fields_per_win = cell.fields_per_win{ii_dir};
            FE = cell.FE{ii_dir};
            flight_ID_tmp = [];
            for ii_flight = 1:length(FE)
                flight_ID_tmp(ii_flight) = str2num([num2str(cell.details.DayNum) num2str(FE(ii_flight).start_IX)]);
            end
            [segment_appear_flight, segment_disappear_flight, ~] = map_detect_segments_appear_disappear(fields_per_win,FE);
            count_seg_change = [count_seg_change ; [segment_appear_flight' segment_disappear_flight']];
            flight_ID_app = [flight_ID_app ; flight_ID_tmp(2+(1:length(segment_appear_flight)))'];
            flight_ID_dis = [flight_ID_dis ; flight_ID_tmp((end-length(segment_appear_flight)):(end-1))'];
            
            if cell.details.DayNum <= day_th1
                count_seg_change_part1 = [count_seg_change_part1 ; [segment_appear_flight' segment_disappear_flight']];
                count_map_part1 = [count_map_part1;  count_map*ones([length(segment_appear_flight),1])];
                flight_ID_part1 = [flight_ID_part1; flight_ID_tmp(2+(1:length(segment_appear_flight)))'];
            elseif cell.details.DayNum <= day_th2
                count_seg_change_part2 = [count_seg_change_part2 ; [segment_appear_flight' segment_disappear_flight']];
                count_map_part2 = [count_map_part2;  count_map*ones([length(segment_appear_flight),1])];
                flight_ID_part2 = [flight_ID_part2; flight_ID_tmp(2+(1:length(segment_appear_flight)))'];
            elseif cell.details.DayNum <= day_th3
                count_seg_change_part3 = [count_seg_change_part3 ; [segment_appear_flight' segment_disappear_flight']];
                count_map_part3 = [count_map_part3;  count_map*ones([length(segment_appear_flight),1])];
                flight_ID_part3 = [flight_ID_part3; flight_ID_tmp(2+(1:length(segment_appear_flight)))'];
%             elseif cell.details.DayNum <= day_th4
%                 count_seg_change_part4 = [count_seg_change_part4 ; [segment_appear_flight' segment_disappear_flight']];
            else
%                 count_seg_change_part5 = [count_seg_change_part5 ; [segment_appear_flight' segment_disappear_flight']];
                count_seg_change_part4 = [count_seg_change_part4 ; [segment_appear_flight' segment_disappear_flight']];
                count_map_part4 = [count_map_part4;  count_map*ones([length(segment_appear_flight),1])];
                flight_ID_part4 = [flight_ID_part4; flight_ID_tmp(2+(1:length(segment_appear_flight)))'];
            end
            
            % sort fields by size:
            field_size_per_win = [fields_per_win(:).field_size];
            size_per_field = nanmedian(field_size_per_win);
            fields_per_win_small = fields_per_win;
            fields_per_win_large = fields_per_win;
            fields_per_win_small(size_per_field >= field_size_th) = [];
            fields_per_win_large(size_per_field < field_size_th) = [];
            n_small_fields = n_small_fields + sum(size_per_field < field_size_th);
            n_large_fields = n_large_fields + sum(size_per_field >= field_size_th);
            
            if sum(size_per_field < field_size_th)>0
                [segment_appear_flight, segment_disappear_flight, ~] = map_detect_segments_appear_disappear(fields_per_win_small,FE);
                count_seg_change_small_fields = [count_seg_change_small_fields ; [segment_appear_flight' segment_disappear_flight']];
                % only field start, end (to avoid field size biasses):
                [segment_appear_flight, segment_disappear_flight, ~] = map_detect_segments_appear_disappear(fields_per_win_small,FE,{'none'});
                count_start_end_small_fields = [count_start_end_small_fields ; [segment_appear_flight' segment_disappear_flight']];
            end
            if sum(size_per_field >= field_size_th)>0
                [segment_appear_flight, segment_disappear_flight, ~] = map_detect_segments_appear_disappear(fields_per_win_large,FE);
                count_seg_change_large_fields = [count_seg_change_large_fields ; [segment_appear_flight' segment_disappear_flight']];
                % only field start, end (to avoid field size biasses):
                [segment_appear_flight, segment_disappear_flight, ~] = map_detect_segments_appear_disappear(fields_per_win_large,FE,{'none'});
                count_start_end_large_fields = [count_start_end_large_fields ; [segment_appear_flight' segment_disappear_flight']];
            end
        end
    end
end

%% probability - devided for days:
axes(panel_F);
cla
hold on
text(-0.25,1.67, 'F', 'Units','normalized','FontWeight','bold');
text(0,1.58, {'Population: Within-day dynamics is most prominent',... 
    'during the first 2 days, but occurs also later'},...
    'Units','normalized','FontWeight','bold');

P0_appear1 = mean(count_seg_change_part1(:,1)==0);
P0_disappear1 = mean(count_seg_change_part1(:,2)==0);
se_appear1 = sqrt(P0_appear1*(1-P0_appear1)/length(count_seg_change_part1(:,1)));
se_disappear1 = sqrt(P0_disappear1*(1-P0_disappear1)/length(count_seg_change_part1(:,1)));

P0_appear2 = mean(count_seg_change_part2(:,1)==0);
P0_disappear2 = mean(count_seg_change_part2(:,2)==0);
se_appear2 = sqrt(P0_appear2*(1-P0_appear2)/length(count_seg_change_part2(:,1)));
se_disappear2 = sqrt(P0_disappear2*(1-P0_disappear2)/length(count_seg_change_part2(:,1)));

P0_appear3 = mean(count_seg_change_part3(:,1)==0);
P0_disappear3 = mean(count_seg_change_part3(:,2)==0);
se_appear3 = sqrt(P0_appear3*(1-P0_appear3)/length(count_seg_change_part3(:,1)));
se_disappear3 = sqrt(P0_disappear3*(1-P0_disappear3)/length(count_seg_change_part3(:,1)));

P0_appear4 = mean(count_seg_change_part4(:,1)==0);
P0_disappear4 = mean(count_seg_change_part4(:,2)==0);
se_appear4 = sqrt(P0_appear4*(1-P0_appear4)/length(count_seg_change_part4(:,1)));
se_disappear4 = sqrt(P0_disappear4*(1-P0_disappear4)/length(count_seg_change_part4(:,1)));

% P0_appear5 = mean(count_seg_change_part5(:,1)==0);
% P0_disappear5 = mean(count_seg_change_part5(:,2)==0);
% se_appear5 = sqrt(P0_appear5*(1-P0_appear5)/length(count_seg_change_part5(:,1)));
% se_disappear5 = sqrt(P0_disappear5*(1-P0_disappear5)/length(count_seg_change_part5(:,1)));

x = [1,2, 4,5, 7,8 10,11];%, 13,14];
y = [1-P0_appear1, 1-P0_disappear1, ...
    1-P0_appear2, 1-P0_disappear2, ...
    1-P0_appear3, 1-P0_disappear3 ...
    1-P0_appear4, 1-P0_disappear4];%, ...
%     1-P0_appear5, 1-P0_disappear5];
hb = bar(x,y);
hb.FaceColor = 'flat';
hb.CData = [[0 0 0]; [1 1 1]; [0 0 0]; [1 1 1]; [0 0 0]; [1 1 1];...
    [0 0 0]; [1 1 1]];%; [0 0 0]; [1 1 1]];
he=errorbar(x,y,[se_appear1 se_disappear1 ...
    se_appear2 se_disappear2 ...
    se_appear3 se_disappear3 ...
    se_appear4 se_disappear4]);% ...
%     se_appear5 se_disappear5]);
he.CapSize = 2;
he.LineWidth = 1;
he.LineStyle = 'none';
he.Color = 'k';
h=gca;
h.XTick = [1.5, 4.5, 7.5 10.5];
% h.XTickLabels = {'Appear','Disappear','Appear','Disappear','Appear','Disappear',...
%     'Appear','Disappear','Appear','Disappear','Appear','Disappear'};
h.XTickLabels = {'Day 1-2','Days 3-4','Days 5-6','Days \geq 7'};
h.XTickLabelRotation = 45;
ylimits = [0,0.2];
h.YLim = ylimits;
h.YTick = ylimits;
h.TickLength = [0.01 0.01];
h.XAxis.TickLength = [0 0];
h.XRuler.TickLabelGapMultiplier = -0.1;
h.YRuler.TickLabelGapMultiplier = 0.001;
ylabel('Probability',  'Units','normalized','Position',[-0.07 0.5]);

% test significance:
% n = length(count_seg_change_part1);
% p_pooled_1 = ((1-P0_appear1) + (1-P0_disappear1))*n/(2*n);
% se_pooled = sqrt(p_pooled_1*(1-p_pooled_1)*(2/n));
% z_score = ((1-P0_appear1) - (1-P0_disappear1))/se_pooled;

% parametric significance test:
n1 = length(count_seg_change_part1);
n2 = length(count_seg_change_part2);
p_pooled = ((1-P0_appear1)*n1 + (1-P0_appear2)*n2)/(n1 + n2);
se_pooled = sqrt(p_pooled*(1-p_pooled)*((1/n1)+(1/n2)));
z_score_1_2_app = ((1-P0_appear1) - (1-P0_appear2))/se_pooled;
p_value_1_2_app = normcdf(-1*z_score_1_2_app)*2;
p_pooled = ((1-P0_disappear1)*n1 + (1-P0_disappear2)*n2)/(n1 + n2);
se_pooled = sqrt(p_pooled*(1-p_pooled)*((1/n1)+(1/n2)));
z_score_1_2_dis = ((1-P0_disappear1) - (1-P0_disappear2))/se_pooled;
p_value_1_2_dis = normcdf(-1*z_score_1_2_dis)*2;
p_value_1_2 = max(p_value_1_2_app, p_value_1_2_dis)

n3 = length(count_seg_change_part3);
p_pooled = ((1-P0_appear1)*n1 + (1-P0_appear3)*n3)/(n1 + n3);
se_pooled = sqrt(p_pooled*(1-p_pooled)*((1/n1)+(1/n3)));
z_score_1_3_app = ((1-P0_appear1) - (1-P0_appear3))/se_pooled;
p_value_1_3_app = normcdf(-1*z_score_1_3_app)*2;
p_pooled = ((1-P0_disappear1)*n1 + (1-P0_disappear3)*n3)/(n1 + n3);
se_pooled = sqrt(p_pooled*(1-p_pooled)*((1/n1)+(1/n3)));
z_score_1_3_dis = ((1-P0_disappear1) - (1-P0_disappear3))/se_pooled;
p_value_1_3_dis = normcdf(-1*z_score_1_3_dis)*2;
p_value_1_3 = max(p_value_1_3_app, p_value_1_3_dis)

n4 = length(count_seg_change_part4);
p_pooled = ((1-P0_appear1)*n1 + (1-P0_appear4)*n4)/(n1 + n4);
se_pooled = sqrt(p_pooled*(1-p_pooled)*((1/n1)+(1/n4)));
z_score_1_4_app = ((1-P0_appear1) - (1-P0_appear4))/se_pooled;
p_value_1_4_app = normcdf(-1*z_score_1_4_app)*2;
p_pooled = ((1-P0_disappear1)*n1 + (1-P0_disappear4)*n4)/(n1 + n4);
se_pooled = sqrt(p_pooled*(1-p_pooled)*((1/n1)+(1/n4)));
z_score_1_4_dis = ((1-P0_disappear1) - (1-P0_disappear4))/se_pooled;
p_value_1_4_dis = normcdf(-1*z_score_1_4_dis)*2;
p_value_1_4 = max(p_value_1_4_app, p_value_1_4_dis)

% n5 = length(count_seg_change_part5);
% p_pooled = ((1-P0_appear1)*n1 + (1-P0_appear5)*n5)/(n1 + n5);
% se_pooled = sqrt(p_pooled*(1-p_pooled)*((1/n1)+(1/n5)));
% z_score_1_5_app = ((1-P0_appear1) - (1-P0_appear5))/se_pooled;
% p_value_1_5_app = normcdf(-1*z_score_1_5_app)*2;
% p_pooled = ((1-P0_disappear1)*n1 + (1-P0_disappear5)*n5)/(n1 + n5);
% se_pooled = sqrt(p_pooled*(1-p_pooled)*((1/n1)+(1/n5)));
% z_score_1_5_dis = ((1-P0_disappear1) - (1-P0_disappear5))/se_pooled;
% p_value_1_5_dis = normcdf(-1*z_score_1_5_dis)*2;
% p_value_1_5 = max(p_value_1_5_app, p_value_1_5_dis)

% non-parametric significance test:
% [p_value_app_1_2, p_value_disapp_1_2] = non_parametric_compare(count_seg_change_part1, count_map_part1, count_seg_change_part2, count_map_part2)
% [p_value_app_1_3, p_value_disapp_1_3] = non_parametric_compare(count_seg_change_part1, count_map_part1, count_seg_change_part3, count_map_part3)
% [p_value_app_1_4, p_value_disapp_1_4] = non_parametric_compare(count_seg_change_part1, count_map_part1, count_seg_change_part4, count_map_part4)
% [p_value_app_1_2, p_value_disapp_1_2] = non_parametric_compare(count_seg_change_part1, flight_ID_part1, count_seg_change_part2, flight_ID_part2)
% [p_value_app_1_3, p_value_disapp_1_3] = non_parametric_compare(count_seg_change_part1, flight_ID_part1, count_seg_change_part3, flight_ID_part3)
% [p_value_app_1_4, p_value_disapp_1_4] = non_parametric_compare(count_seg_change_part1, flight_ID_part1, count_seg_change_part4, flight_ID_part4)


set(gca,'clipping','off')
line_w = 0.8;
line([x(1), x(2)], ylimits(2)*0.95*[1,1], 'color', 'k', 'linewidth',line_w);
line([x(3), x(4)], ylimits(2)*0.55*[1,1], 'color', 'k', 'linewidth',line_w);
line([x(5), x(6)], ylimits(2)*0.55*[1,1], 'color', 'k', 'linewidth',line_w);
line([x(7), x(8)], ylimits(2)*0.55*[1,1], 'color', 'k', 'linewidth',line_w);

line([mean([x(1),x(2)]), mean([x(3),x(4)])], ylimits(2)*1*[1,1], 'color', 'k', 'linewidth',line_w);
line(mean([x(3),x(4)])*[1,1], ylimits(2)*[0.55,1], 'color', 'k', 'linewidth',line_w);
text(mean([x(1),x(4)]), ylimits(2)*1.02, '***', 'HorizontalAlignment','center','FontSize',12);

line([mean([x(1),x(2)]), mean([x(5),x(6)])], ylimits(2)*1.12*[1,1], 'color', 'k', 'linewidth',line_w);
line(mean([x(5),x(6)])*[1,1], ylimits(2)*[0.55,1.12], 'color', 'k', 'linewidth',line_w);
text(mean([x(1),x(6)]), ylimits(2)*1.14, '****', 'HorizontalAlignment','center','FontSize',12);

line([mean([x(1),x(2)]), mean([x(7),x(8)])], ylimits(2)*1.24*[1,1], 'color', 'k', 'linewidth',line_w);
line(mean([x(7),x(8)])*[1,1], ylimits(2)*[0.55,1.24], 'color', 'k', 'linewidth',line_w);
text(mean([x(1),x(8)]), ylimits(2)*1.26, '*****', 'HorizontalAlignment','center','FontSize',12);

line(mean([x(1),x(2)])*[1,1], ylimits(2)*[0.95,1.24], 'color', 'k', 'linewidth',line_w);

%% legend:
axes(panel_F_legend);
cla
box off
hax = gca;
h_app = annotation('rectangle',[0 0.7 0.25 0.25],'FaceColor','k');
h_app.Parent = hax;
h_dis = annotation('rectangle',[0 0.3 0.25 0.25],'Color','k');
h_dis.Parent = hax;
text(0.35,0.85,'Appearance', 'HorizontalAlignment','left','FontSize',8);
text(0.35,0.45,'Disappearance', 'HorizontalAlignment','left','FontSize',8);
hax.Visible = 'off';

%% P-value for appeared vs disappeared poolled for all days:
count_seg_change_all_parts = [count_seg_change_part1; count_seg_change_part2;...
    count_seg_change_part3; count_seg_change_part4];
count_map_all_parts = [count_map_part1; count_map_part2;...
    count_map_part3; count_map_part4];
P0_appear_all_parts = mean(count_seg_change_all_parts(:,1)==0);
P0_disappear_all_parts = mean(count_seg_change_all_parts(:,2)==0);
% se_appear_all_parts = sqrt(P0_appear_all_parts*(1-P0_appear_all_parts)/length(count_seg_change_all_parts(:,1)));
% se_disappear_all_parts = sqrt(P0_disappear_all_parts*(1-P0_disappear_all_parts)/length(count_seg_change_all_parts(:,1)));

% non-parametric significance test:
% p_value_shuffle = shuffle_appear_disappear(count_seg_change_all_parts, count_map_all_parts, 10000)
% p_value_shuffle_flight = shuffle_appear_disappear(count_seg_change_all_parts, flight_ID_app, 10000)

% parametric (difference in proportions z-test) significance test:
n = length(count_seg_change_all_parts(:,1));
p_pooled = ((1-P0_appear_all_parts)*n + (1-P0_disappear_all_parts)*n)/(n + n);
se_pooled = sqrt(p_pooled*(1-p_pooled)*((1/n)+(1/n)));
z_score_app_vs_dis = ((1-P0_appear_all_parts) - (1-P0_disappear_all_parts))/se_pooled;
if z_score_app_vs_dis>=0
    p_value_app_vs_dis = normcdf(-1*z_score_app_vs_dis)*2
else
    p_value_app_vs_dis = normcdf(z_score_app_vs_dis)*2
end


%% print/save the figure
fig_name_out = fullfile(res_dir, fig_name_str);
% fig_name_out = fullfile(res_dir, sprintf('%s__bin%d_example%d',fig_name_str,day_bin_size,dynamic_examples_option));
% fig_name_out = fullfile(res_dir, sprintf('%s__corr_%s_%d_paramset_%d',fig_name_str,corr_type,field_speed_opt,prm.parmaset));
print(gcf, fig_name_out, '-dpdf', '-cmyk', '-painters');
% print(gcf, fig_name_out, '-dtiff', '-cmyk', '-painters');
% saveas(gcf , fig_name_out, 'fig');
disp('figure was successfully saved to pdf/tiff/fig formats');

%% save fig_data
save(fig_name_out,'fig_data');


%%
function p_value = shuffle_appear_disappear(count_seg_change, count_map, n_shuffle)

rng(0);
p0_app_shuffle = zeros([1,n_shuffle]);
p0_dis_shuffle = zeros([1,n_shuffle]);

unique_ID = unique(count_map);
for ii_shuffle = 1:n_shuffle
    flip_rand = rand([1,length(unique_ID)]);
    ID_flip = unique_ID(flip_rand>0.5);
    count_seg_change_new = count_seg_change;
    
    for ii_flip = 1:length(ID_flip)
        count_seg_change_new(count_map == ID_flip(ii_flip),1) = ...
            count_seg_change(count_map == ID_flip(ii_flip),2);
        count_seg_change_new(count_map == ID_flip(ii_flip),2) = ...
            count_seg_change(count_map == ID_flip(ii_flip),1);
    end
    p0_app_shuffle(ii_shuffle) = mean(count_seg_change_new(:,1)==0);
    p0_dis_shuffle(ii_shuffle) = mean(count_seg_change_new(:,2)==0);
end

P0_appear = mean(count_seg_change(:,1)==0);
P0_disappear = mean(count_seg_change(:,2)==0);
diff_value = (1-P0_appear) - (1-P0_disappear);
diff_value_shuffle = (1-p0_app_shuffle) - (1-p0_dis_shuffle);
if diff_value<=0
    p_small_than = sum(diff_value_shuffle <= diff_value)/n_shuffle;
    p_large_than = sum(diff_value_shuffle >= (-1*diff_value))/n_shuffle;
else
    p_small_than = sum(diff_value_shuffle <= (-1*diff_value))/n_shuffle;
    p_large_than = sum(diff_value_shuffle >= diff_value)/n_shuffle;
end
p_value = p_small_than+p_large_than;

end

%% 
function [p_value_app, p_value_disapp] = non_parametric_compare(count_seg_change1, count_map1, count_seg_change2, count_map2)
rng(0);
count_seg_change_pooled = [count_seg_change1; count_seg_change2];
count_map_pooled = [count_map1; count_map2];
count_map_pooled_unique = unique(count_map_pooled);
n_maps = length(count_map_pooled_unique);
chunk1 = length(unique(count_map1));
chunk2 = length(unique(count_map2));

p_chunk1 = [];
p_chunk2 = [];
n_shuffle = 10000;
for ii_rand = 1:n_shuffle
    rand_maps_IX = count_map_pooled_unique(randperm(n_maps));
    rand_maps_chunk1 = [];
    rand_maps_chunk2 = [];
    for ii_map = 1:chunk1
        IX = find(count_map_pooled == rand_maps_IX(ii_map));
        rand_maps_chunk1 = [rand_maps_chunk1; count_seg_change_pooled(IX,:)];
    end
    for ii_map = chunk1 + (1:chunk2)
        IX = find(count_map_pooled == rand_maps_IX(ii_map));
        rand_maps_chunk2 = [rand_maps_chunk2; count_seg_change_pooled(IX,:)];
    end
    
    p_chunk1(ii_rand,1) = 1 - mean(rand_maps_chunk1(:,1)==0);
    p_chunk1(ii_rand,2) = 1 - mean(rand_maps_chunk1(:,2)==0);
    p_chunk2(ii_rand,1) = 1 - mean(rand_maps_chunk2(:,1)==0);
    p_chunk2(ii_rand,2) = 1 - mean(rand_maps_chunk2(:,2)==0);
end

p_app_diff_real = (1 - mean(count_seg_change1(:,1)==0)) - (1 - mean(count_seg_change2(:,1)==0));
p_disapp_diff_real = (1 - mean(count_seg_change1(:,2)==0)) - (1 - mean(count_seg_change2(:,2)==0));

p_app_diff_shuffle = p_chunk1(:,1) - p_chunk2(:,1);
p_disapp_diff_shuffle = p_chunk1(:,2) - p_chunk2(:,2);

if p_app_diff_real<=0
    p_small_than = sum(p_app_diff_shuffle <= p_app_diff_real)/n_shuffle;
    p_large_than = sum(p_app_diff_shuffle >= (-1*p_app_diff_real))/n_shuffle;
else
    p_small_than = sum(p_app_diff_shuffle <= (-1*p_app_diff_real))/n_shuffle;
    p_large_than = sum(p_app_diff_shuffle >= p_app_diff_real)/n_shuffle;
end
p_value_app = p_small_than+p_large_than;

if p_disapp_diff_real<=0
    p_small_than = sum(p_disapp_diff_shuffle <= p_disapp_diff_real)/n_shuffle;
    p_large_than = sum(p_disapp_diff_shuffle >= (-1*p_disapp_diff_real))/n_shuffle;
else
    p_small_than = sum(p_disapp_diff_shuffle <= (-1*p_disapp_diff_real))/n_shuffle;
    p_large_than = sum(p_disapp_diff_shuffle >= p_disapp_diff_real)/n_shuffle;
end
p_value_disapp = p_small_than+p_large_than;

end
